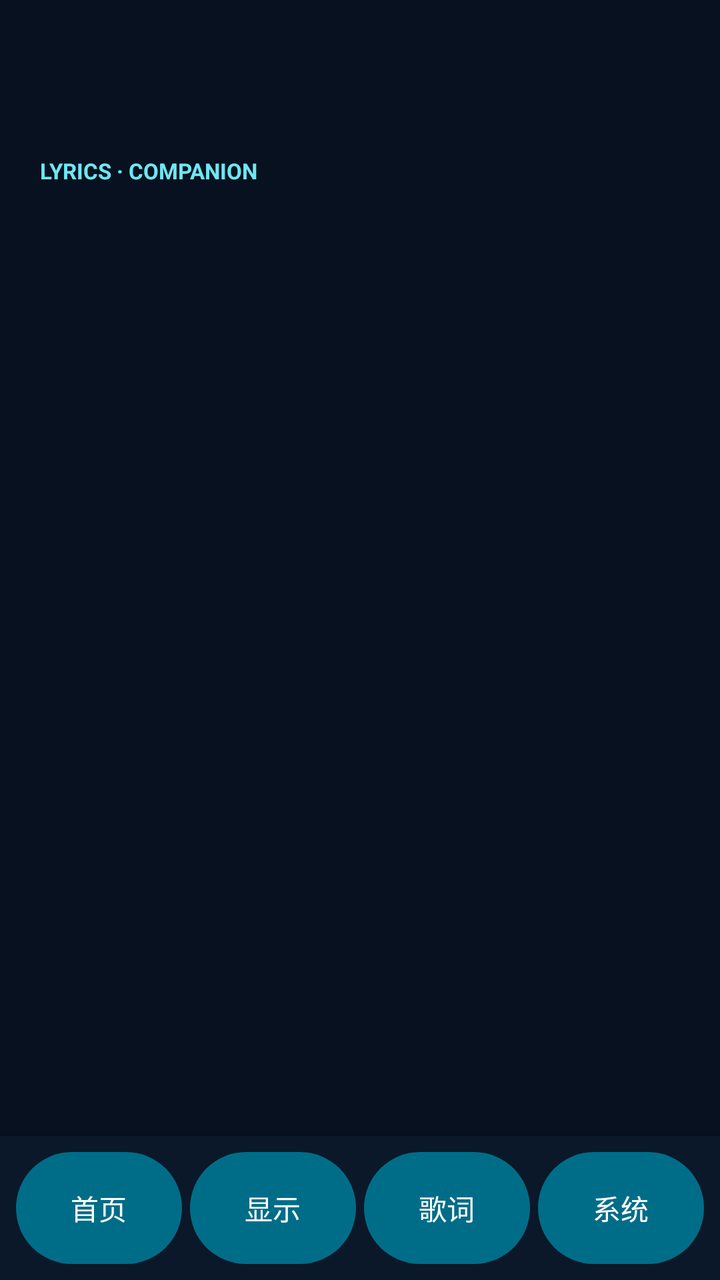
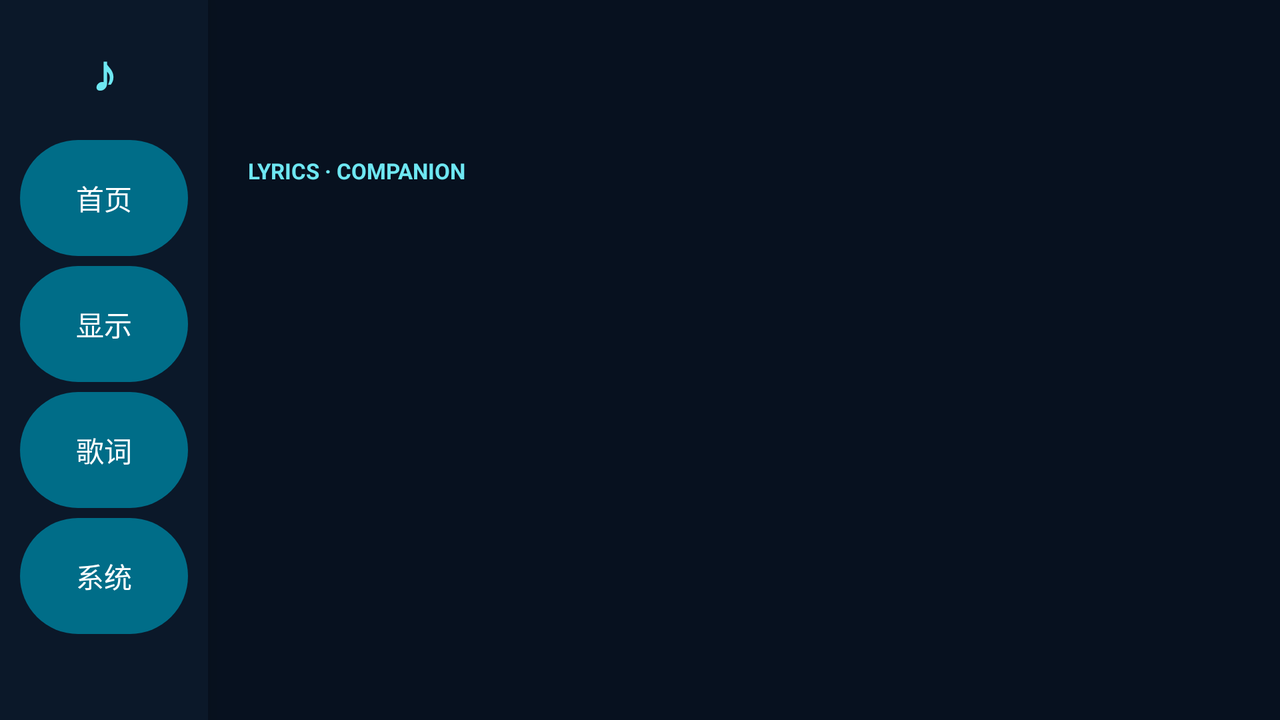

Two renders of one Android screen. The first uses the default layout on a phone; the second uses the alternative layout the repository ships for a different screen configuration, on a matching device. The two XML files are below.
<!-- AndroidManifest.xml: application theme AppTheme -->
<!-- res/layout/activity_main.xml -->
<?xml version="1.0" encoding="utf-8"?>
<LinearLayout xmlns:android="http://schemas.android.com/apk/res/android"
    android:layout_width="match_parent"
    android:layout_height="match_parent"
    android:background="#07111F"
    android:orientation="vertical">

    <ScrollView
        android:id="@+id/main_scroll"
        android:layout_width="match_parent"
        android:layout_height="0dp"
        android:layout_weight="1"
        android:fillViewport="true">

        <LinearLayout
            android:id="@+id/main_content"
            android:layout_width="match_parent"
            android:layout_height="wrap_content"
            android:orientation="vertical"
            android:paddingStart="20dp"
            android:paddingTop="14dp"
            android:paddingEnd="20dp"
            android:paddingBottom="18dp">

            <com.google.android.material.appbar.MaterialToolbar
                android:id="@+id/main_toolbar"
                android:layout_width="match_parent"
                android:layout_height="64dp"
                android:background="@android:color/transparent" />

            <TextView
                android:id="@+id/main_eyebrow"
                android:layout_width="match_parent"
                android:layout_height="wrap_content"
                android:text="LYRICS · COMPANION"
                android:textColor="#6EE7F2"
                android:textSize="11sp"
                android:textStyle="bold" />

            <TextView
                android:id="@+id/main_section_heading"
                android:layout_width="match_parent"
                android:layout_height="wrap_content"
                android:paddingTop="5dp"
                android:paddingBottom="3dp"
                android:textColor="#FFFFFF"
                android:textSize="25sp"
                android:textStyle="bold" />

            <TextView
                android:id="@+id/main_section_description"
                android:layout_width="match_parent"
                android:layout_height="wrap_content"
                android:textColor="#A9B6C8"
                android:textSize="13sp" />

            <LinearLayout
                android:id="@+id/main_page_host"
                android:layout_width="match_parent"
                android:layout_height="wrap_content"
                android:orientation="vertical" />
        </LinearLayout>
    </ScrollView>

    <LinearLayout
        android:id="@+id/main_navigation"
        android:layout_width="match_parent"
        android:layout_height="72dp"
        android:background="#0B1829"
        android:elevation="10dp"
        android:gravity="center"
        android:orientation="horizontal"
        android:padding="8dp">

        <com.google.android.material.button.MaterialButton
            android:id="@+id/nav_home"
            android:layout_width="0dp"
            android:layout_height="match_parent"
            android:layout_weight="1"
            android:insetTop="0dp"
            android:insetBottom="0dp"
            android:text="首页"
            android:textAllCaps="false" />

        <com.google.android.material.button.MaterialButton
            android:id="@+id/nav_display"
            android:layout_width="0dp"
            android:layout_height="match_parent"
            android:layout_marginStart="4dp"
            android:layout_weight="1"
            android:insetTop="0dp"
            android:insetBottom="0dp"
            android:text="显示"
            android:textAllCaps="false" />

        <com.google.android.material.button.MaterialButton
            android:id="@+id/nav_lyrics"
            android:layout_width="0dp"
            android:layout_height="match_parent"
            android:layout_marginStart="4dp"
            android:layout_weight="1"
            android:insetTop="0dp"
            android:insetBottom="0dp"
            android:text="歌词"
            android:textAllCaps="false" />

        <com.google.android.material.button.MaterialButton
            android:id="@+id/nav_system"
            android:layout_width="0dp"
            android:layout_height="match_parent"
            android:layout_marginStart="4dp"
            android:layout_weight="1"
            android:insetTop="0dp"
            android:insetBottom="0dp"
            android:text="系统"
            android:textAllCaps="false" />
    </LinearLayout>
</LinearLayout>
<!-- resources referenced by this layout -->
<resources>
  <!-- from res/values-v23/ -->
  <style name="AppTheme" parent="Theme.Material3.DayNight.NoActionBar">
          <item name="fontFamily">sans</item>
          <item name="colorPrimary">@color/md_theme_primary</item>
          <item name="colorOnPrimary">@color/md_theme_onPrimary</item>
          <item name="colorSurface">@color/md_theme_surface</item>
          <item name="colorSurfaceContainer">@color/md_theme_surfaceContainer</item>
          <item name="colorOnSurface">@color/md_theme_onSurface</item>
          <item name="colorOutline">@color/md_theme_outline</item>
          <item name="android:windowLightStatusBar">false</item>
          <item name="android:statusBarColor">@color/app_background</item>
          <item name="android:navigationBarColor">@color/app_background</item>
          <item name="colorSecondary">@color/app_primary</item>
          <item name="android:windowActionModeOverlay">true</item>
      </style>
  <color name="md_theme_primary">#006D88</color>
  <color name="md_theme_onPrimary">#FFFFFF</color>
  <color name="md_theme_surface">#F7F9FC</color>
  <color name="md_theme_surfaceContainer">#EAF0F6</color>
  <color name="md_theme_onSurface">#17212E</color>
  <color name="md_theme_outline">#667687</color>
  <color name="app_background">#F7F9FC</color>
  <color name="app_primary">#006D88</color>
</resources>
<!-- res/layout-land/activity_main.xml (the repository's variant of the layout above) -->
<!-- drawn on the phone turned sideways -->
<?xml version="1.0" encoding="utf-8"?>
<LinearLayout xmlns:android="http://schemas.android.com/apk/res/android"
    android:layout_width="match_parent"
    android:layout_height="match_parent"
    android:background="#07111F"
    android:orientation="horizontal">

    <LinearLayout
        android:id="@+id/main_navigation"
        android:layout_width="104dp"
        android:layout_height="match_parent"
        android:background="#0B1829"
        android:elevation="10dp"
        android:gravity="center_horizontal"
        android:orientation="vertical"
        android:padding="10dp">

        <TextView
            android:layout_width="match_parent"
            android:layout_height="52dp"
            android:gravity="center"
            android:text="♪"
            android:textColor="#6EE7F2"
            android:textSize="25sp"
            android:textStyle="bold" />

        <com.google.android.material.button.MaterialButton
            android:id="@+id/nav_home"
            android:layout_width="match_parent"
            android:layout_height="58dp"
            android:layout_marginTop="8dp"
            android:insetTop="0dp"
            android:insetBottom="0dp"
            android:text="首页"
            android:textAllCaps="false" />

        <com.google.android.material.button.MaterialButton
            android:id="@+id/nav_display"
            android:layout_width="match_parent"
            android:layout_height="58dp"
            android:layout_marginTop="5dp"
            android:insetTop="0dp"
            android:insetBottom="0dp"
            android:text="显示"
            android:textAllCaps="false" />

        <com.google.android.material.button.MaterialButton
            android:id="@+id/nav_lyrics"
            android:layout_width="match_parent"
            android:layout_height="58dp"
            android:layout_marginTop="5dp"
            android:insetTop="0dp"
            android:insetBottom="0dp"
            android:text="歌词"
            android:textAllCaps="false" />

        <com.google.android.material.button.MaterialButton
            android:id="@+id/nav_system"
            android:layout_width="match_parent"
            android:layout_height="58dp"
            android:layout_marginTop="5dp"
            android:insetTop="0dp"
            android:insetBottom="0dp"
            android:text="系统"
            android:textAllCaps="false" />
    </LinearLayout>

    <ScrollView
        android:id="@+id/main_scroll"
        android:layout_width="0dp"
        android:layout_height="match_parent"
        android:layout_weight="1"
        android:fillViewport="true">

        <LinearLayout
            android:id="@+id/main_content"
            android:layout_width="match_parent"
            android:layout_height="wrap_content"
            android:orientation="vertical"
            android:paddingStart="20dp"
            android:paddingTop="14dp"
            android:paddingEnd="20dp"
            android:paddingBottom="26dp">

            <com.google.android.material.appbar.MaterialToolbar
                android:id="@+id/main_toolbar"
                android:layout_width="match_parent"
                android:layout_height="64dp"
                android:background="@android:color/transparent" />

            <TextView
                android:id="@+id/main_eyebrow"
                android:layout_width="match_parent"
                android:layout_height="wrap_content"
                android:text="LYRICS · COMPANION"
                android:textColor="#6EE7F2"
                android:textSize="11sp"
                android:textStyle="bold" />

            <TextView
                android:id="@+id/main_section_heading"
                android:layout_width="match_parent"
                android:layout_height="wrap_content"
                android:paddingTop="5dp"
                android:paddingBottom="3dp"
                android:textColor="#FFFFFF"
                android:textSize="27sp"
                android:textStyle="bold" />

            <TextView
                android:id="@+id/main_section_description"
                android:layout_width="match_parent"
                android:layout_height="wrap_content"
                android:textColor="#A9B6C8"
                android:textSize="13sp" />

            <LinearLayout
                android:id="@+id/main_page_host"
                android:layout_width="match_parent"
                android:layout_height="wrap_content"
                android:orientation="vertical" />
        </LinearLayout>
    </ScrollView>
</LinearLayout>
